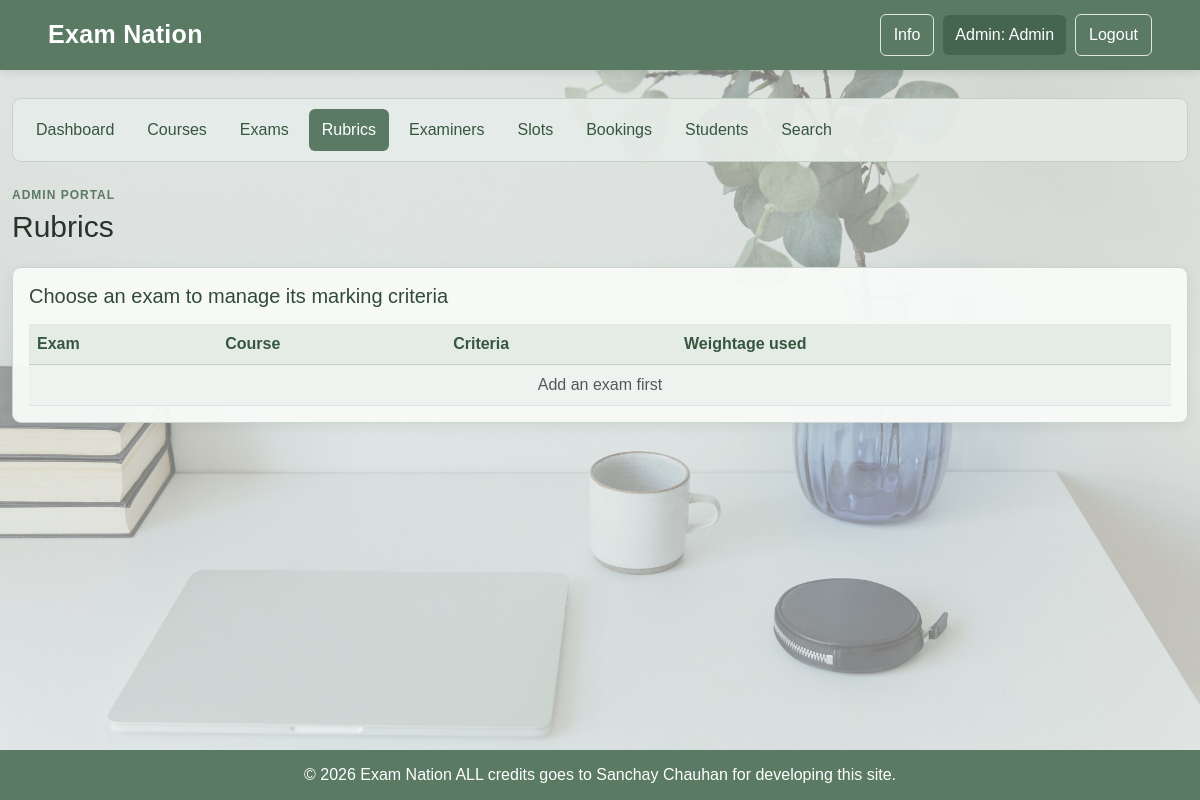
Page /admin/rubrics (signed in) on the earlier database version.
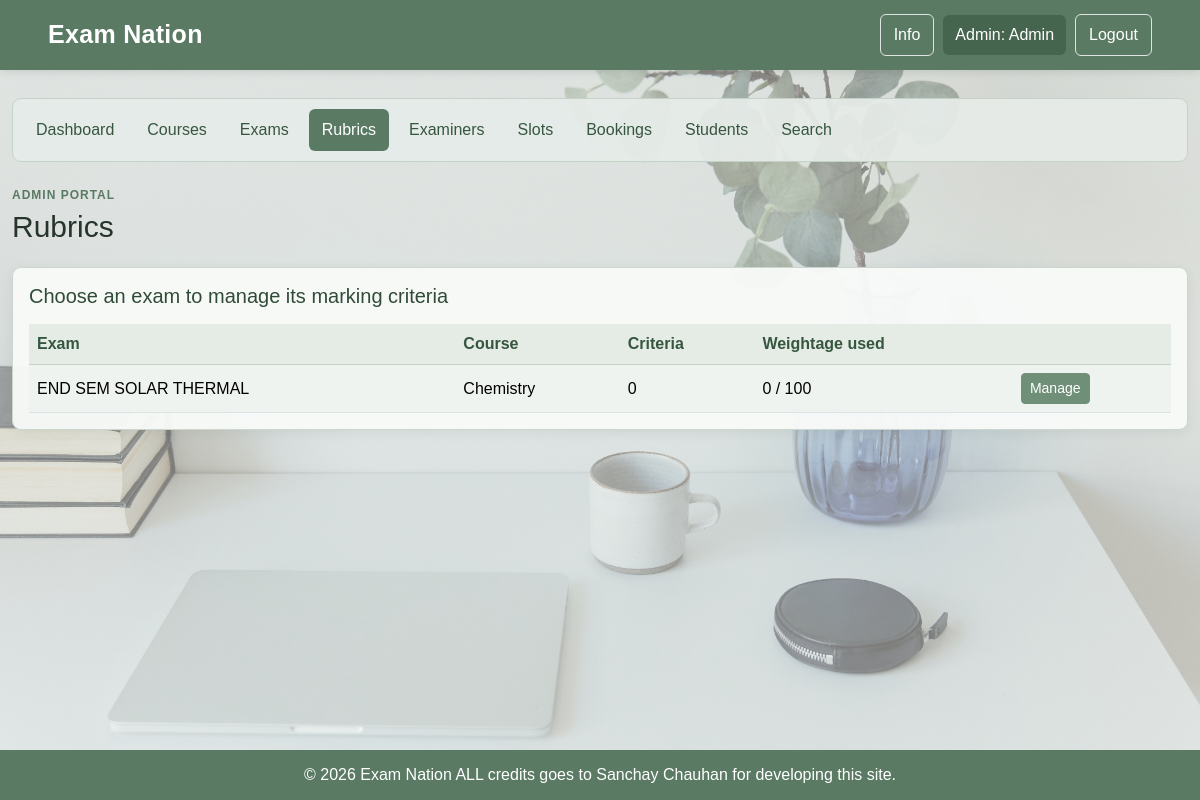
Same page on the later database version.
### model.py (models this page shows)
class Exam(db.Model):
    __tablename__ = "exam"
    exam_id = db.Column(db.Integer, primary_key=True)
    course_id = db.Column(db.Integer, db.ForeignKey("course_list.course_id"), nullable=False)
    examiner_id = db.Column(db.Integer, db.ForeignKey("User.id"))
    exam_name = db.Column(db.String(100), nullable=False)
    exam_type = db.Column(db.String(100), nullable=False)
    max_marks = db.Column(db.Float, nullable=False)
    exam_start_date = db.Column(db.Date, nullable=False)
    exam_end_date = db.Column(db.Date, nullable=False)
    slot_creation_deadline = db.Column(db.Date)
    booking_deadline = db.Column(db.Date)
    slot_creation_open = db.Column(db.Boolean, default=False)
    booking_open = db.Column(db.Boolean, default=False)
    examiner = db.relationship("User")
    rubrics = db.relationship("Rubric", backref="exam")
    slots = db.relationship("ExamSlot", backref="exam")

class Course(db.Model):
    __tablename__ = "course_list"
    course_id = db.Column(db.Integer, primary_key=True)
    course_code = db.Column(db.String(20), nullable=False)
    course_name = db.Column(db.String(100), nullable=False)
    description = db.Column(db.String(200), nullable=False)
    status = db.Column(db.String(100), nullable=False)
    exams = db.relationship("Exam", backref="course")

### app.py (the view)
@app.route('/admin/rubrics')
def admin_rubrics():
    if not admin_only():
        return redirect(url_for('login'))
    return render_template("admin/rubrics.html", exams=Exam.query.all())

### app.py (called while the page is built)
def admin_only():
    return "user_id" in session and session.get("role") == "admin"

### templates/admin/rubrics.html
{% extends "portal.html" %}
{% set active = 'rubrics' %}
{% block heading %}Rubrics{% endblock %}
{% block portal_body %}
<div class="card card-body mb-4">
    <h3 class="h5 mb-3">Choose an exam to manage its marking criteria</h3>
    <div class="table-responsive"><table class="table table-striped table-hover align-middle mb-0">
        <thead><tr><th>Exam</th><th>Course</th><th>Criteria</th><th>Weightage used</th><th></th></tr></thead>
        {% for e in exams %}
        <tr>
            <td>{{ e.exam_name }}</td><td>{{ e.course.course_name }}</td><td>{{ e.rubrics|length }}</td>
            <td>{{ e.rubrics|sum(attribute='weightage') }} / 100</td>
            <td><a class="btn btn-primary btn-sm" href="{{ url_for('admin_rubrics_exam', exam_id=e.exam_id) }}">Manage</a></td>
        </tr>
        {% else %}<tr><td colspan="5" class="text-center text-muted">Add an exam first</td></tr>{% endfor %}
    </table></div>
</div>
{% endblock %}

Differences in the rows shown:
added Exam: exam_name "END SEM SOLAR THERMAL", course.course_name "Chemistry", rubrics|length "0", rubrics|sum "0"
Other differences:
text no longer shown: "Add an exam first"
